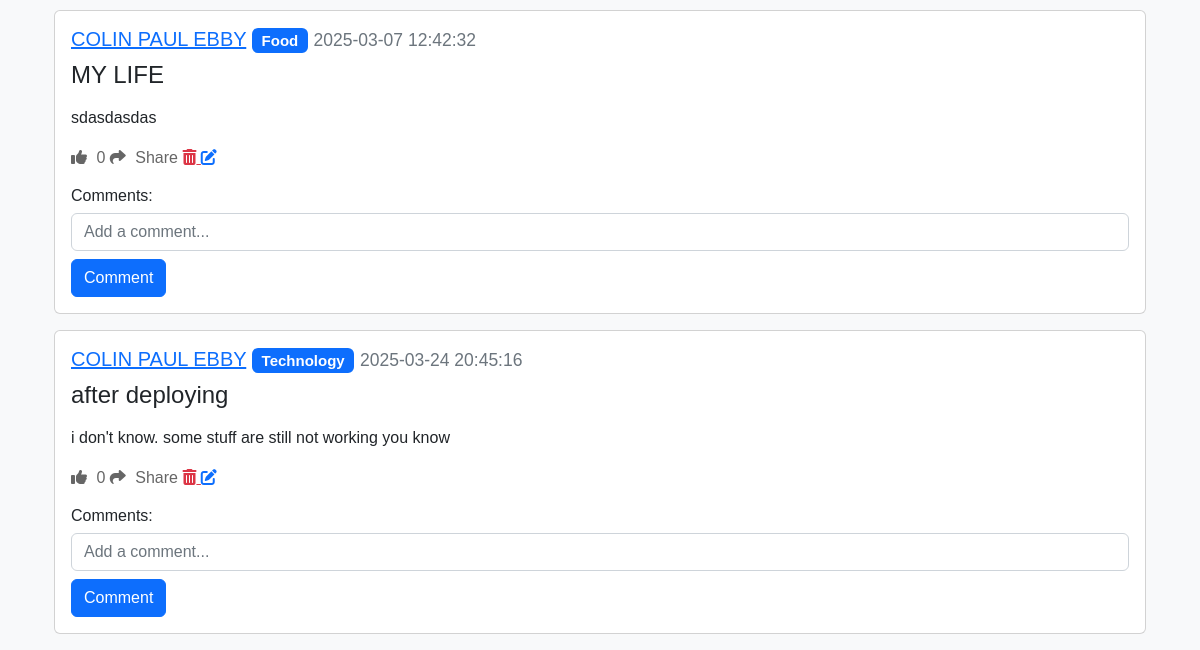
Before: /posts/COLIN PAUL EBBY (signed in, lower part) with the older database file.
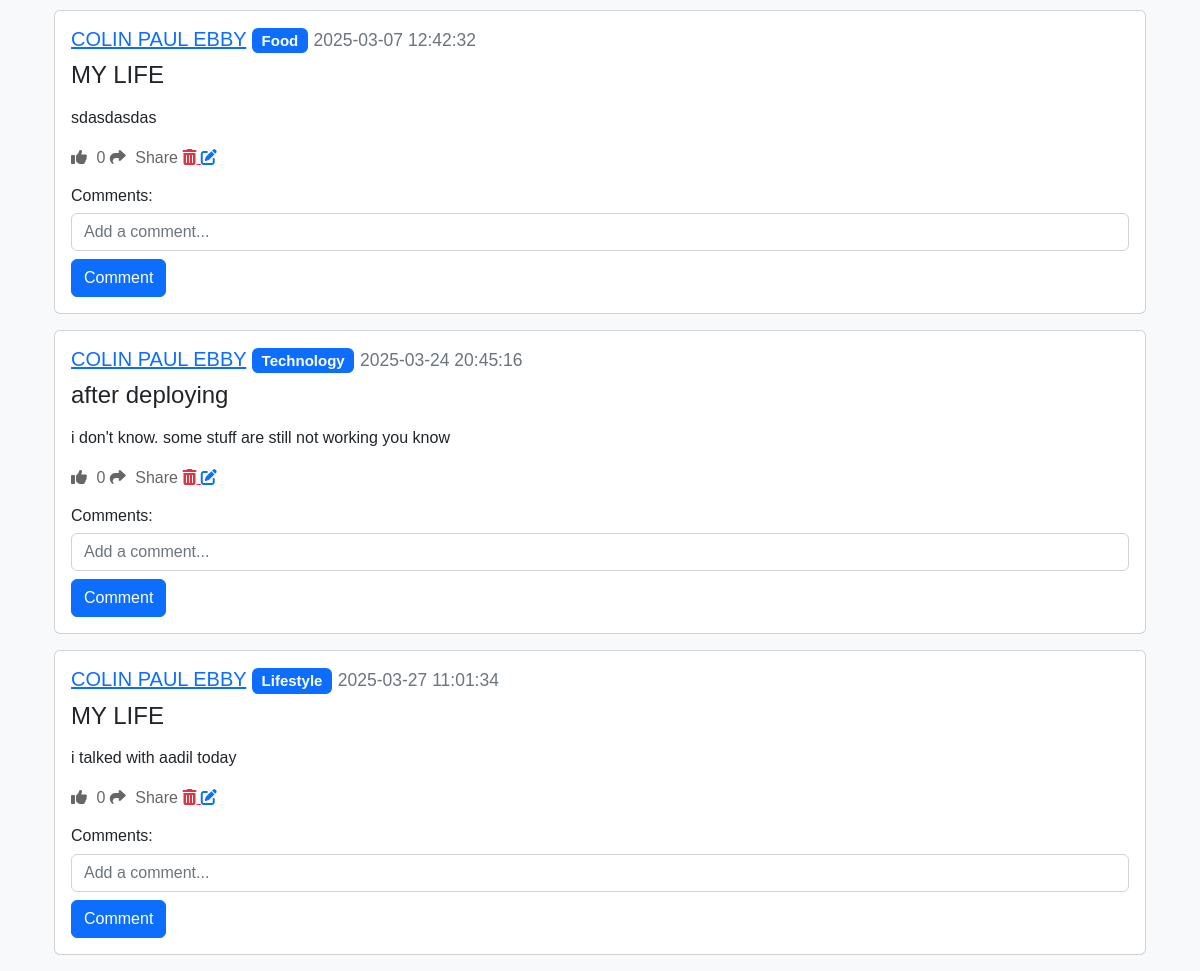
After: the same page with the newer database file.
### applicaton/models.py (models this page shows)
class Post(db.Model):
    id = db.Column(db.Integer, primary_key=True)
    title = db.Column(db.String(150), nullable=False)  # Add title field
    text = db.Column(db.Text, nullable=False)
    date_created = db.Column(db.DateTime(timezone=True), default=func.now())
    author = db.Column(db.Integer, db.ForeignKey('user.id'), nullable=False)
    category_id = db.Column(db.Integer, db.ForeignKey('category.id'), nullable=True)
    comments = db.relationship("Comment", backref="post", cascade="all, delete")
    likes = db.relationship("Like", backref="post", cascade="all, delete")

class Category(db.Model):
    id = db.Column(db.Integer, primary_key=True)
    name = db.Column(db.String(50), unique=True, nullable=False)
    posts = db.relationship("Post", backref="category", cascade="all, delete")

### applicaton/views.py (the view)
@views.route("/posts/<username>")
@login_required
def post(username):
    user = User.query.filter_by(username=username).first()
    if not user:
        flash("No user with that username exists", category="error")
        return redirect(url_for('views.home'))
    posts = user.posts
    user_id = user.id
    following = Follower.query.filter_by(
        user_id=user.id, follower_id=current_user.id).first()
    return render_template("posts.html", user=current_user, posts=posts, username=username, User=User, following=following, user_id=user_id, profile_user=user)

### applicaton/templates/posts.html (shortened to what this page needs)
{% extends "nav.html" %}
{% block content %}
<div class="container mt-5">
    <br>
    <br>
    <br>
    {% for post in posts %}
        <div class="card mb-3">
            <div class="card-body">
                <h5 class="card-title">
                    <a href="{{ url_for('views.post', username=username) }}">{{ username }}</a>
                    {% if post.category %}
                        <span class="badge bg-primary">{{ post.category.name }}</span>
                    {% endif %}
                    <small class="text-muted">{{ post.date_created }}</small>
                </h5>
                <h4>{{ post.title }}</h4>
                <p class="card-text">{{ post.text | safe }}</p>
                <div>
                    <a href="#" class="like-btn" data-post-id="{{ post.id }}">
                        <i class="fas fa-thumbs-up"></i> <span class="like-count">{{ post.likes|length }}</span>
                    </a>
                    <a href="#" class="share-btn ml-3" data-post-id="{{ post.id }}" data-bs-toggle="modal" data-bs-target="#shareModal">
                        <i class="fas fa-share"></i> Share
                    </a>
                    {% if user.id == post.author %}
                        <a href="{{ url_for('views.delete_post', id=post.id) }}" class="text-danger ml-3">
                            <i class="fas fa-trash-alt"></i>
                        </a>
                        <a href="{{ url_for('views.edit', id=post.id) }}" class="text-primary ml-3">
                            <i class="fas fa-edit"></i>
                        </a>
                    {% endif %}
                </div>
                <h6 class="mt-3">Comments:</h6>
                <form class="comment-form" method="POST" data-post-id="{{ post.id }}">
                    <div class="form-group">
                        <input type="text" name="text" class="comment-text form-control" placeholder="Add a comment...">
                        <button type="submit" class="btn btn-primary mt-2">Comment</button>
                    </div>
                </form>
            </div>
        </div>
    {% endfor %}
</div>
{% endblock %}

Changed rows visible on the page:
added Post: username "COLIN PAUL EBBY", category.name "Lifestyle", date_created "2025-03-27 11:01:34", title "MY LIFE", text "i talked with aadil today", likes|length "0"
